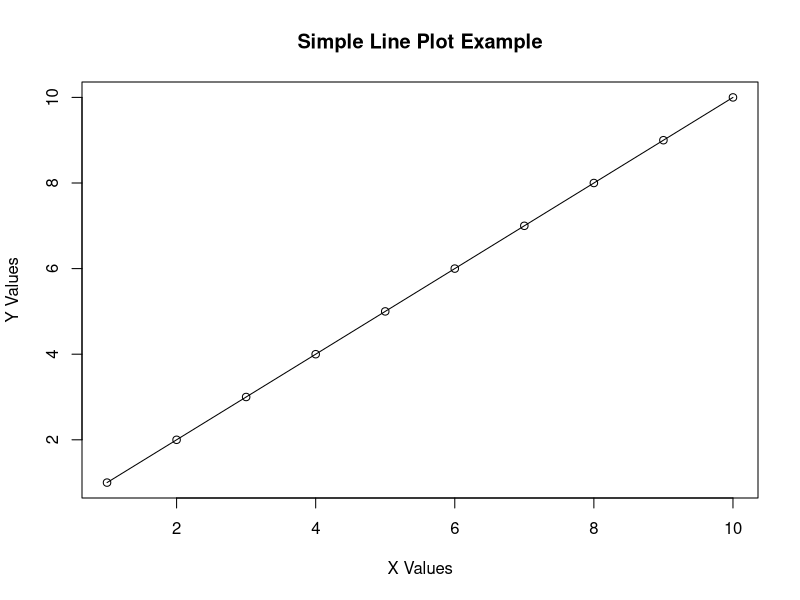

R code for this plot:
## ---- chunk 1
plot(1:10, 1:10,
     type = "o",
     col = "black",
     xlab = "X Values",
     ylab = "Y Values",
     main = "Simple Line Plot Example")
